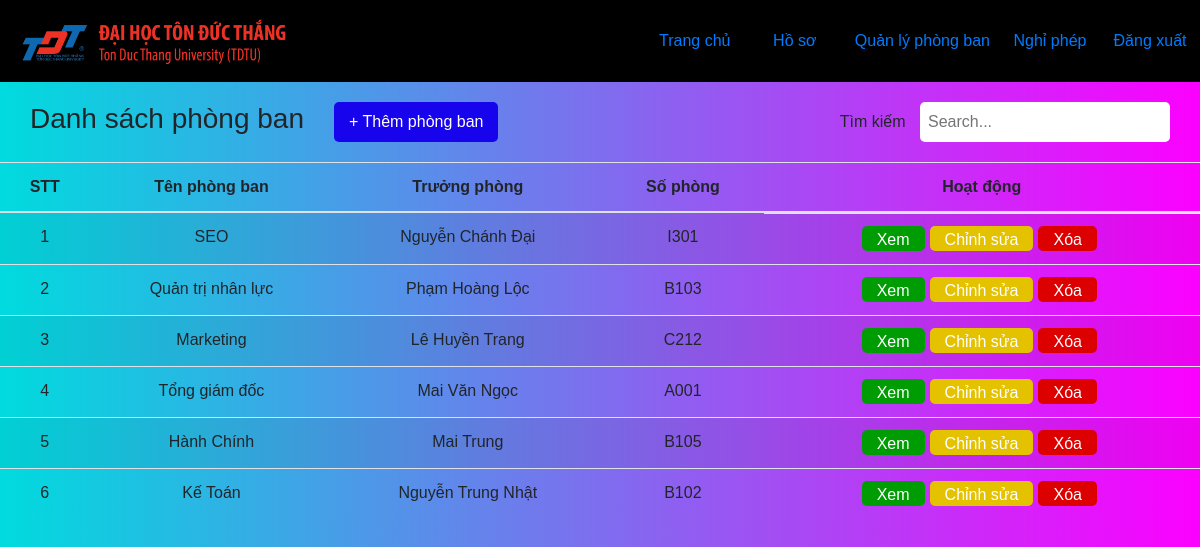
Screenshot of /phongban.php (signed in) with the database file from the repository.
### tables this page shows
CREATE TABLE department (
  id varchar(15) NOT NULL,
  department_name varchar(64) NOT NULL,
  manager_name varchar(64),
  department_description varchar(255) NOT NULL,
  room_number varchar(64) NOT NULL
);

### www/admin/db.php (the view, shortened to what this page needs)
<?php
    function open_database() {
        $host = 'mysql-server';
        $user = 'root';
        $pass = 'root';
        $db = 'user';
        $cont = new mysqli($host, $user, $pass, $db);
        return $cont;
    }
    function selectAllRoom(){
        $sql = 'SELECT * FROM department';
        $conn = open_database();
        $result = $conn-> query($sql);
        $stt = 1;
        if($result-> num_rows > 0){
            foreach($result as $row) {
                echo "<tr>";
                        echo "<td>" . $stt . "</td>";
                        echo "<td>". $row["department_name"]."</td>";
                        echo "<td>" . $row["manager_name"]. "</td>";
                        echo "<td>". $row["room_number"] ."</td>";
                        echo '<td class="list-btn">';
                            echo '<form action="department_view.php" method="POST">';
                                echo '<button class="btn-view text-white" name="room-view" value="'. $row["id"] .'">Xem</button>';
                            echo '</form>';
                            echo '<form action="department_edit.php" method="POST">';
                                echo '<button type="submit" name="room-edit" class="btn-edit text-white" value="'. $row["id"] .'">Chỉnh sửa</button>';
                            echo '</form>';
                            echo '<button type="button" name="room-delete" class="btn-delete text-white deletebtn" data-toggle="modal" data-target="#example'.$stt.'">Xóa</button>';
                        echo '</td>';
                echo '</tr>';
                $stt++;
            }
        }
    }
?>

### www/style.css (style rules this page uses)
html,body { font-family:sans-serif; background-image: linear-gradient(90deg, #00DBDE 0%, #FC00FF 100%); height: auto; font-family:sans-serif; position: relative; }
.text-white { color: #fff; }
#staff-table .list-btn { display: flex; justify-content: center; }
#staff-table .btn-view { background-color: #009c03; width: fit-content; height: 25px; padding: 5px 15px; border-radius: 5px; margin-right: 5px; border: none; line-height: initial; }
#staff-table .btn-edit { background-color: rgb(228, 194, 0); width: fit-content; height: 25px; padding: 5px 15px; border-radius: 5px; border: none; margin-right: 5px; line-height: initial; }
#staff-table .btn-delete { background-color: rgb(221, 0, 0); width: fit-content; height: 25px; padding: 5px 15px; border-radius: 5px; border: none; margin-right: 5px; line-height: initial; }

### rows the page displays
department: department_name "SEO", manager_name "Nguyễn Chánh Đại", room_number "I301", $row["id"] 19004213 (drawn)
department: department_name "Quản trị nhân lực", manager_name "Phạm Hoàng Lộc", room_number "B103", $row["id"] 19018425 (drawn)
department: department_name "Marketing", manager_name "Lê Huyền Trang", room_number "C212", $row["id"] 19050201 (drawn)
department: department_name "Tổng giám đốc", manager_name "Mai Văn Ngọc", room_number "A001", $row["id"] 19050202 (drawn)
department: department_name "Hành Chính", manager_name "Mai Trung", room_number "B105", $row["id"] 19050432 (drawn)
department: department_name "Kế Toán", manager_name "Nguyễn Trung Nhật", room_number "B102", $row["id"] 19523415 (drawn)
